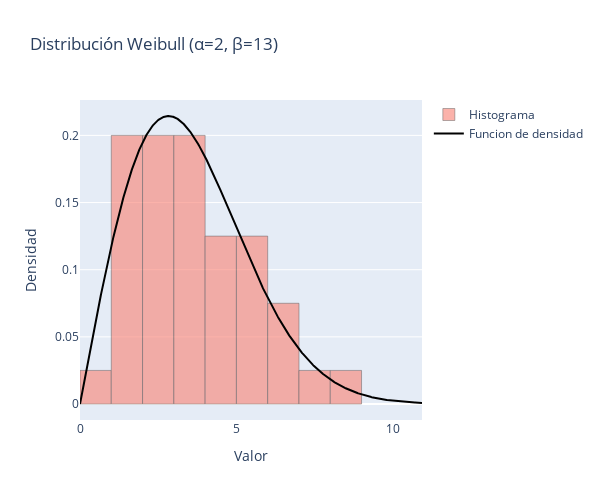

The notebook cell this image was saved under:
### Code cell
sigma = 2
beta = 4

# Generamos datos de distribución Rayleigh
datos_weibull = np.random.weibull(a=sigma, size=n) * beta

# Calculamos la función de densidad de probabilidad
x_weibull = np.linspace(0, max(datos_weibull)+sigma, 1000)
pdf_weibull = weibull_min.pdf(x_weibull, sigma, scale=beta)

# Creamos las figuras para las gráficas
fig_weibull = go.Figure()

# Añadir histograma y Densidad
fig_weibull.add_histogram(x=datos_weibull, 
                             histnorm='probability density', 
                             name='Histograma', 
                             opacity=0.6, 
                             marker=dict(color='salmon', 
                                         line=dict(color='black', width=0.5)))
fig_weibull.add_scatter(x=x_weibull, y=pdf_weibull, mode='lines', 
                           name='Funcion de densidad', line=dict(color='black'))

# Ajustes de diseño
fig_weibull.update_layout(
    title='Distribución Weibull (α=2, β=13)',
    xaxis_title='Valor',
    yaxis_title='Densidad',
    width=600,
    height=500
)

# Mostramos la gráfica
fig_weibull.show()

### Figure 1 — Plotly figure (JSON) as saved in the notebook; plotly's stock layout.template omitted (floating-point values rounded to 4 significant figures; data arrays with more than 128 entries replaced by an {"elided": "..."} marker saying what was removed)
{"data": [{"histnorm": "probability density", "marker": {"color": "salmon", "line": {"color": "black", "width": 0.5}}, "name": "Histograma", "opacity": 0.6, "type": "histogram", "x": [6.012, 1.727, 2.377, 1.777, 3.581, 4.944, 4.695, 6.811, 2.083, 5.712, 2.527, 5.047, 2.378, 4.023, 2.653, 4.683, 5.506, 2.422, 7.46, 5.921, 2.449, 3.845, 5.54, 1.773, 6.596, 3.457, 3.629, 1.575, 3.017, 3.373, 4.334, 8.932, 1.41, 3.23, 3.511, 2.893, 0.5064, 1.968, 1.309, 1.887]}, {"line": {"color": "black"}, "mode": "lines", "name": "Funcion de densidad", "type": "scatter", "x": {"elided": "1000 float values"}, "y": {"elided": "1000 float values"}}], "layout": {"height": 500, "title": {"text": "Distribución Weibull (α=2, β=13)"}, "width": 600, "xaxis": {"title": {"text": "Valor"}}, "yaxis": {"title": {"text": "Densidad"}}}}
